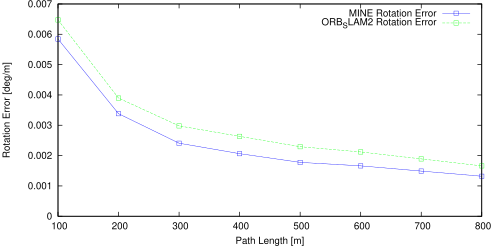

Write the gnuplot code that produced this figure.
set term postscript eps enhanced color
set output "00_rl.eps"
set size ratio 0.5
set yrange [0:*]
set xlabel "Path Length [m]"
set ylabel "Rotation Error [deg/m]"
plot "00_rl.txt" using 1:($2*57.3) title 'MINE Rotation Error' lc rgb "#0000FF" pt 4 w linespoints,"00_rl.txt" using 1:($3*57.3) title 'ORB_SLAM2 Rotation Error' lc rgb "#00FF00" pt 4 w linespoints
